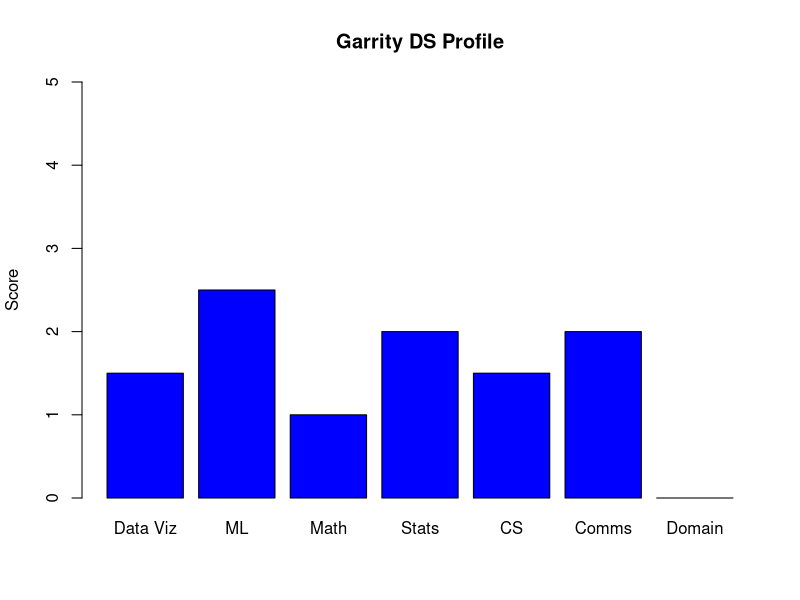
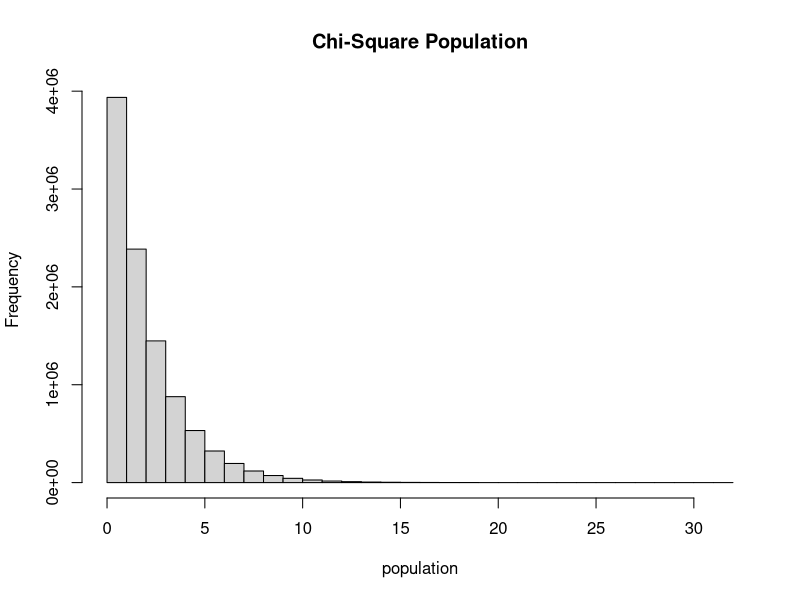

Source code (R) for these figures, in order:
## ---- chunk 1
labels = c("Data Viz","ML","Math","Stats","CS", "Comms","Domain")
myscores = c(1.5,2.5,1,2,1.5,2,0)
myprofile = data.frame(Category=labels, Score=myscores)
barplot(myprofile$Score, names.arg=myprofile$Category, col='blue', 
        ylab="Score", main="Garrity DS Profile", ylim=c(0,5))
## ---- chunk 2
population = rchisq(10000000, df=2)
hist(population, main="Chi-Square Population")
## ---- chunk 3
mean(population)
sd(population)
